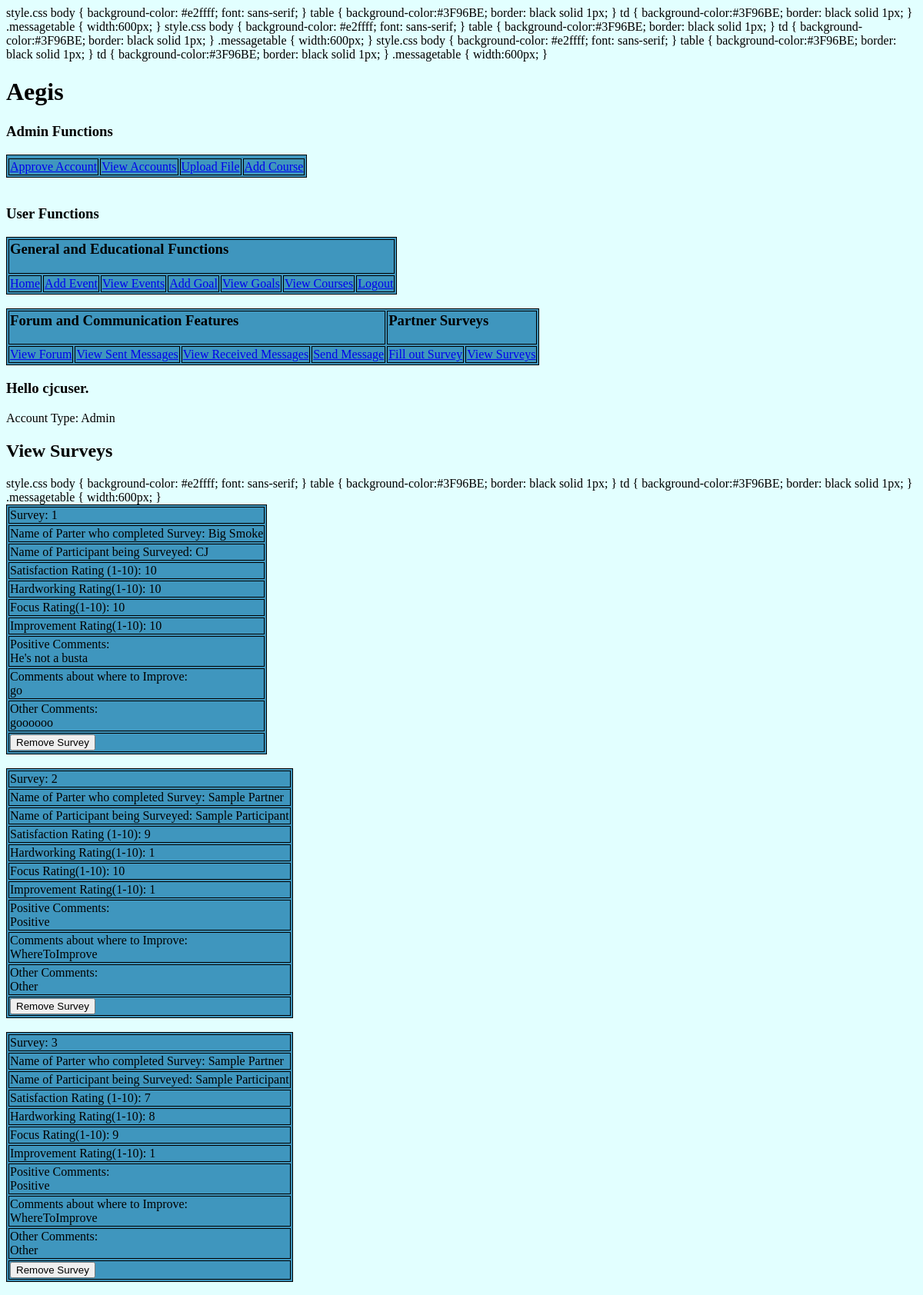
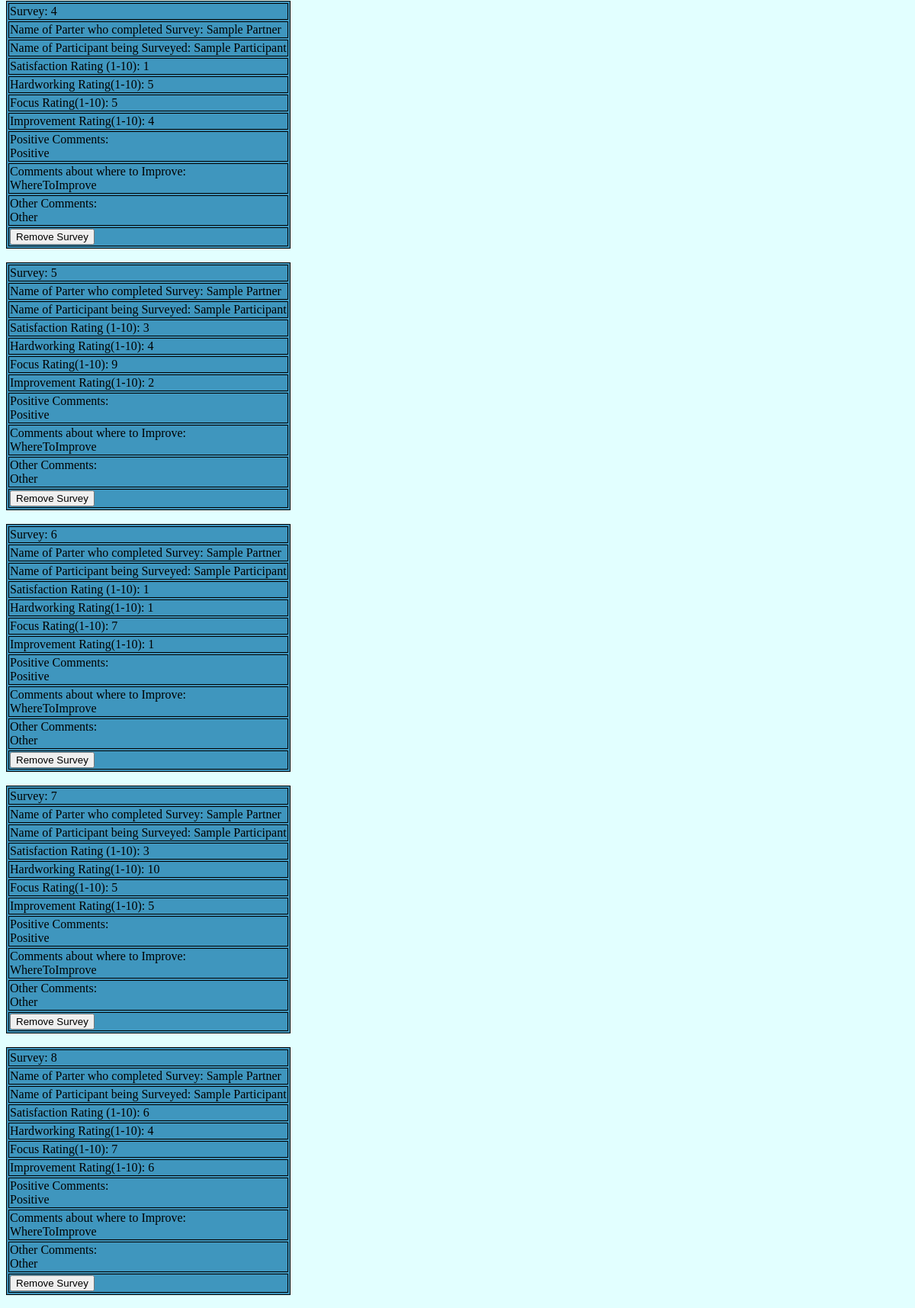
Screenshot of /Aegis/viewsurveys.php (signed in, upper part) with the database file from the repository (2 pictures, top to bottom).
### tables this page shows
CREATE TABLE IF NOT EXISTS `Surveys` (
`ID` int(16) NOT NULL,
  `PartnerName` varchar(32) NOT NULL,
  `ParticipantName` varchar(32) NOT NULL,
  `Satisfaction` int(4) NOT NULL,
  `HardWorking` int(4) NOT NULL,
  `Focus` int(4) NOT NULL,
  `Improvement` int(4) NOT NULL,
  `Positive` text NOT NULL,
  `WhereToImprove` text NOT NULL,
  `Other` text NOT NULL
);

### Aegis/pagenumber.php (called while the page is built, shortened)
<?php
require("sessionstart.php");
$offset=0;
?>

### Aegis/viewsurveys.php (the view, shortened to what this page needs)
<?php
require("sessionstart.php");
?>
<html>
<head>
<link rel="stylesheet" type="text/css" href="style.css">
</head>
<body>
<?php
include("header.php");
require("db.php");
?>
<h2>View Surveys</h2>
<?php
include("pagenumber.php");
$query="";
if(isset($_GET["order"]))
{
  if($_GET["order"]=="O-N")
  {
    $query="SELECT * FROM Surveys ORDER BY ID ASC LIMIT 10 OFFSET $offset";
  }
  else if($_GET["order"]=="N-O")
  {
    $query="SELECT * FROM Surveys ORDER BY ID DESC LIMIT 10 OFFSET $offset";
  }
  else if($_GET["order"]=="A-Z")
  {
    $query="SELECT * FROM Surveys ORDER BY ParticipantName ASC LIMIT 10 OFFSET $offset";
  }
  else if($_GET["order"]=="Z-A")
  {
    $query="SELECT * FROM Surveys ORDER BY ParticipantName DESC LIMIT 10 OFFSET $offset";
  }
}
else
{
  $query="SELECT * FROM Surveys LIMIT 10 OFFSET $offset";
}
$result = mysqli_query($conn,$query) or die(mysqli_error($conn));
$rowon=1;
while($row=mysqli_fetch_assoc($result))
{
  print("<table><tbody>");
  print("<tr><td> Survey: ".($rowon+$offset)."</td></tr>");
  print("<tr><td>Name of Parter who completed Survey: ".$row["PartnerName"]."</td></tr>");
  print("<tr><td>Name of Participant being Surveyed: ".$row["ParticipantName"]."</td></tr>");
  print("<tr><td>Satisfaction Rating (1-10): ".$row["Satisfaction"]."</td></tr>");
  print("<tr><td>Hardworking Rating(1-10): ".$row["HardWorking"]."</td></tr>");
  print("<tr><td>Focus Rating(1-10): ".$row["Focus"]."</td></tr>");
  print("<tr><td>Improvement Rating(1-10): ".$row["Improvement"]."</td></tr>");
  print("<tr><td>Positive Comments:<br>".$row["Positive"]."</td></tr>");
  print("<tr><td>Comments about where to Improve:<br>".$row["WhereToImprove"]."</td></tr>");
  print("<tr><td>Other Comments:<br>".$row["Other"]."</td></tr>");
  if(isset($_SESSION["Username"])&&isset($_SESSION["Usertype"])&&$_SESSION["Usertype"]=="Admin")
  {
    print("<form method='post'>");
    print("<tr><td>");
    print("<button>Remove Survey</button>");
    print("</td></tr>");
    print("</form>");
  }
  print("</tbody></table>");
  print("<br>");
  $rowon+=1;
}
?>
<br><br>
<br><br>
<br><br>
</body>
</html>

### style.css (style rules this page uses)
body { background-color: #e2ffff; font: sans-serif; }
table { background-color:#3F96BE; border: black solid 1px; }
td { background-color:#3F96BE; border: black solid 1px; }

### rows the page displays
surveys: PartnerName "Big Smoke", ParticipantName "CJ", Satisfaction "10", HardWorking "10", Focus "10", Improvement "10", Positive "He's not a busta", WhereToImprove "go", Other "goooooo"
surveys: offset "2", PartnerName "Sample Partner", ParticipantName "Sample Participant", Satisfaction "9", HardWorking "1", Focus "10", Improvement "1", Positive "Positive", WhereToImprove "WhereToImprove", Other "Other"
surveys: offset "3", PartnerName "Sample Partner", ParticipantName "Sample Participant", Satisfaction "7", HardWorking "8", Focus "9", Improvement "1", Positive "Positive", WhereToImprove "WhereToImprove", Other "Other"
surveys: offset "4", PartnerName "Sample Partner", ParticipantName "Sample Participant", Satisfaction "1", HardWorking "5", Focus "5", Improvement "4", Positive "Positive", WhereToImprove "WhereToImprove", Other "Other"
surveys: offset "5", PartnerName "Sample Partner", ParticipantName "Sample Participant", Satisfaction "3", HardWorking "4", Focus "9", Improvement "2", Positive "Positive", WhereToImprove "WhereToImprove", Other "Other"
surveys: offset "6", PartnerName "Sample Partner", ParticipantName "Sample Participant", Satisfaction "1", HardWorking "1", Focus "7", Improvement "1", Positive "Positive", WhereToImprove "WhereToImprove", Other "Other"
surveys: offset "7", PartnerName "Sample Partner", ParticipantName "Sample Participant", Satisfaction "3", HardWorking "10", Focus "5", Improvement "5", Positive "Positive", WhereToImprove "WhereToImprove", Other "Other"
surveys: offset "8", PartnerName "Sample Partner", ParticipantName "Sample Participant", Satisfaction "6", HardWorking "4", Focus "7", Improvement "6", Positive "Positive", WhereToImprove "WhereToImprove", Other "Other"

### other values shown
$_SESSION["Username"] "cjcuser"
$_SESSION["Usertype"] "Admin"
